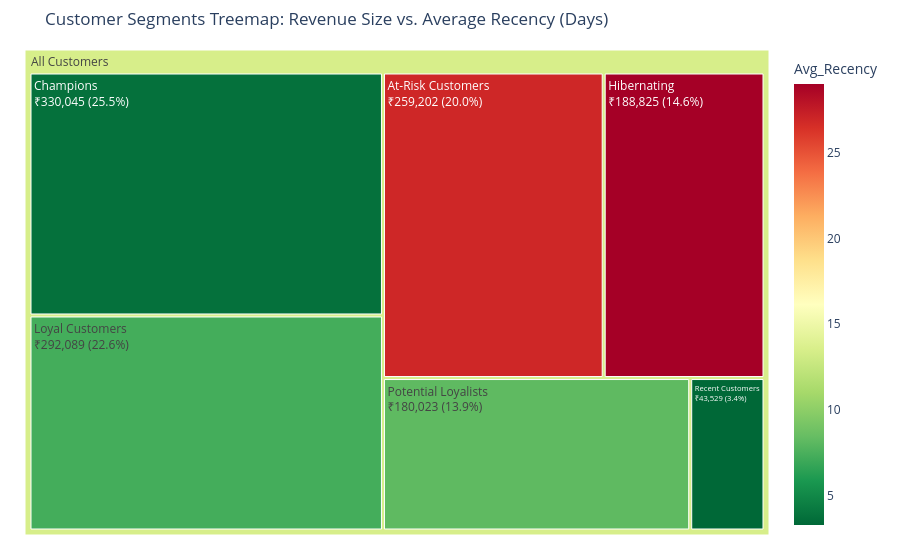

Notebook source saved alongside this figure:
### Markdown cell above
#### Trending Plotly Chart: Segment Revenue & Recency Treemap

### Code cell
import plotly.express as px

# Prepare segment summary for Treemap
treemap_df = (rfm_segmented.groupby('Customer_Segment', as_index=False).agg(
        Customers=('Customer_ID', 'count'),
        Total_Revenue=('Monetary', 'sum'),
        Avg_Monetary=('Monetary', 'mean'),
        Avg_Frequency=('Frequency', 'mean'),
        Avg_Recency=('Recency', 'mean'),
    ).round(1))

fig_treemap = px.treemap(treemap_df,path=[px.Constant('All Customers'), 'Customer_Segment'],values='Total_Revenue',color='Avg_Recency',
    color_continuous_scale='RdYlGn_r',  # Lower recency (fresher) = greener, higher = reddish
    hover_data={'Customers': True,'Total_Revenue': ':,.0f','Avg_Monetary': ':,.0f','Avg_Frequency': True,'Avg_Recency': True},
    title='Customer Segments Treemap: Revenue Size vs. Average Recency (Days)')

fig_treemap.update_traces(
    textinfo='label+value+percent parent',
    texttemplate='%{label}<br>₹%{value:,.0f} (%{percentParent:.1%})')
fig_treemap.update_layout(margin=dict(t=50, l=25, r=25, b=25))
fig_treemap.show()

### Figure 1 — Plotly figure (JSON) as saved in the notebook; plotly's stock layout.template omitted (floating-point values rounded to 4 significant figures)
{"data": [{"branchvalues": "total", "customdata": [["37", 259202, "7005.5", "27.4", 26.9], ["42", 330045, "7858.2", "30.1", 3.8], ["38", 188825, "4969.1", "20.0", 29], ["41", 292089, "7124.1", "26.7", 7.3], ["32", 180023, "5625.7", "21.1", 8.2], ["10", 43529, "4352.9", "18.9", 3.3], ["(?)", 1293713, "(?)", "(?)", 13.49]], "domain": {"x": [0, 1], "y": [0, 1]}, "hovertemplate": "labels=%{label}<br>Total_Revenue=%{customdata[1]:,.0f}<br>parent=%{parent}<br>id=%{id}<br>Customers=%{customdata[0]}<br>Avg_Monetary=%{customdata[2]:,.0f}<br>Avg_Frequency=%{customdata[3]}<br>Avg_Recency=%{color}<extra></extra>", "ids": ["All Customers/At-Risk Customers", "All Customers/Champions", "All Customers/Hibernating", "All Customers/Loyal Customers", "All Customers/Potential Loyalists", "All Customers/Recent Customers", "All Customers"], "labels": ["At-Risk Customers", "Champions", "Hibernating", "Loyal Customers", "Potential Loyalists", "Recent Customers", "All Customers"], "marker": {"coloraxis": "coloraxis", "colors": [26.9, 3.8, 29.0, 7.3, 8.2, 3.3, 13.49]}, "name": "", "parents": ["All Customers", "All Customers", "All Customers", "All Customers", "All Customers", "All Customers", ""], "textinfo": "label+value+percent parent", "texttemplate": "%{label}<br>₹%{value:,.0f} (%{percentParent:.1%})", "type": "treemap", "values": [259200.0, 330000.0, 188800.0, 292100.0, 180000.0, 43530.0, 1294000.0]}], "layout": {"coloraxis": {"colorbar": {"title": {"text": "Avg_Recency"}}, "colorscale": [[0, "rgb(0,104,55)"], [0.1, "rgb(26,152,80)"], [0.2, "rgb(102,189,99)"], [0.3, "rgb(166,217,106)"], [0.4, "rgb(217,239,139)"], [0.5, "rgb(255,255,191)"], [0.6, "rgb(254,224,139)"], [0.7, "rgb(253,174,97)"], [0.8, "rgb(244,109,67)"], [0.9, "rgb(215,48,39)"], [1, "rgb(165,0,38)"]]}, "legend": {"tracegroupgap": 0}, "margin": {"b": 25, "l": 25, "r": 25, "t": 50}, "title": {"text": "Customer Segments Treemap: Revenue Size vs. Average Recency (Days)"}}}
